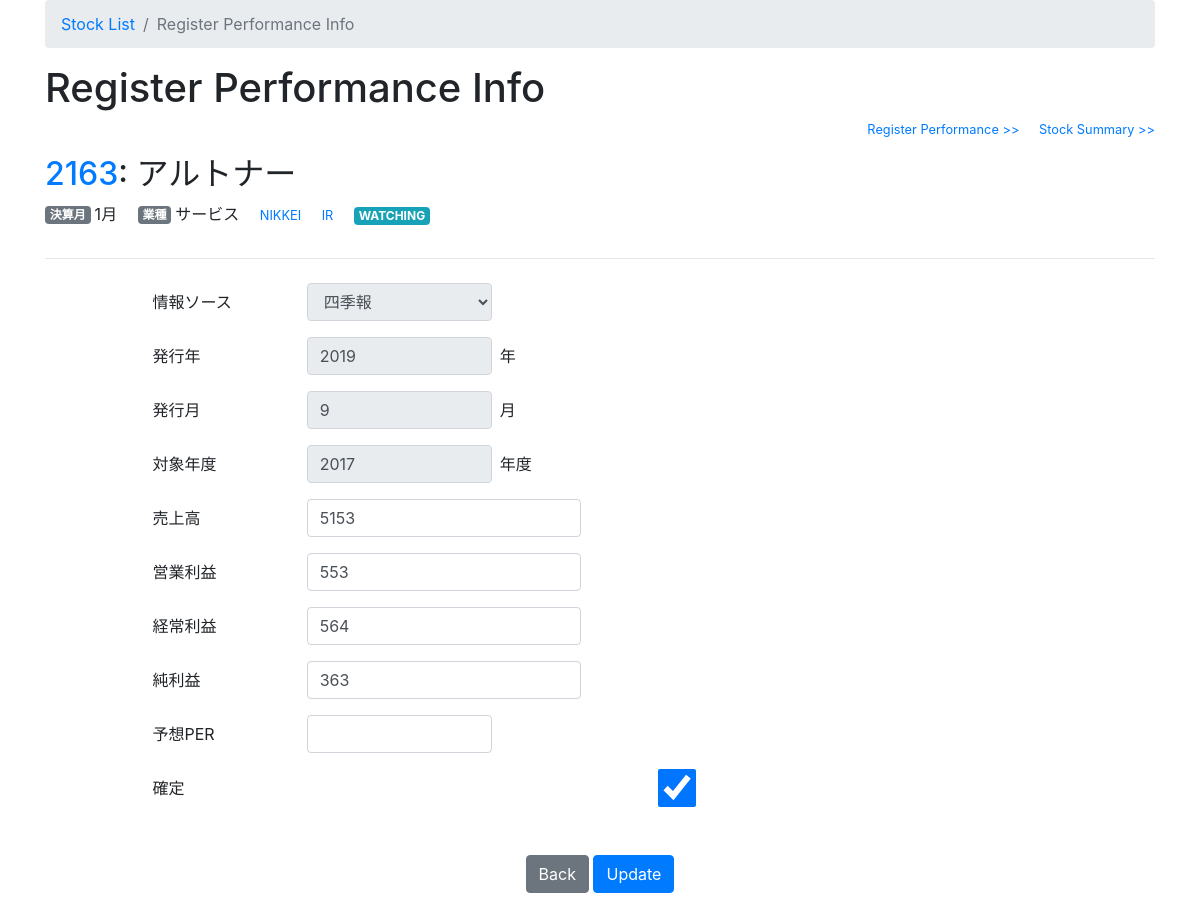
The app's page /2163/performance/1/2019/9/2017/edit/ with its own data.
### stock/models.py (models this page shows, shortened)
class Stock(models.Model):
    stock_code = models.IntegerField(primary_key=True, unique=True)
    stock_name = models.CharField(max_length=50)
    accounting_month = models.IntegerField()
    business_type = models.CharField(max_length=20)
    ir_url = models.URLField(blank=True, null=True)
    watch_flag = models.IntegerField(default=0)
    notes = models.TextField(blank=True, null=True)
    created_date = models.DateTimeField(default=timezone.now)
    updated_date = models.DateTimeField(blank=True, null=True)

class Performance(models.Model):
    class Meta:
        unique_together = ('stock_code', 'source', 'pub_year', 'pub_month', 'target_period')
    stock_code = models.ForeignKey(Stock, on_delete=models.CASCADE)
    source = models.IntegerField()
    pub_year = models.IntegerField()
    pub_month = models.IntegerField()
    target_period = models.IntegerField()
    is_established = models.BooleanField()
    sales_amount = models.IntegerField()
    operating_income = models.IntegerField()
    ordinary_income = models.IntegerField()
    net_income = models.IntegerField()
    sales_amount_yoy = models.IntegerField(default=0, null=True)
    operating_income_yoy = models.IntegerField(default=0, null=True)
    ordinary_income_yoy = models.IntegerField(default=0, null=True)
    net_income_yoy = models.IntegerField(default=0, null=True)
    per = models.FloatField(blank=True, null=True)
    notes = models.TextField(blank=True, null=True)
    created_date = models.DateTimeField(default=timezone.now)
    updated_date = models.DateTimeField(blank=True, null=True)

### stock/views.py (the view)
# urls.py: path('<int:stock_code>/performance/<int:source>/<int:pub_year>/<int:pub_month>/<int:target_period>/edit/', views.performance_edit, name='performance_edit'),
def performance_edit(request, stock_code, source, pub_year, pub_month, target_period):
    stock = Stock.objects.get(stock_code=stock_code)
    performance = get_object_or_404(Performance, stock_code=stock_code, source=source, pub_year=pub_year, pub_month=pub_month, target_period=target_period)
    if request.method == "POST":
        form = PerformanceForm(request.POST, instance=performance)
        if form.is_valid():
            performance = form.save(commit=False)
            performance.updated_date = timezone.now()
            performance.stock_code = stock
            performance.save()
            return redirect('performance_info', stock_code=stock_code, source=performance.source, pub_year=performance.pub_year, pub_month=performance.pub_month, target_period=performance.target_period)
        else:
            return render(request, 'stock/performance_edit.html', {'title': 'Register Performance Info', 'stock': stock, 'form': form, 'is_edit': True})
    else:
        form = PerformanceForm(instance=performance)
        form.fields['source'].widget.attrs['disabled'] = 'disabled'
        form.fields['pub_year'].widget.attrs['disabled'] = 'disabled'
        form.fields['pub_month'].widget.attrs['disabled'] = 'disabled'
        form.fields['target_period'].widget.attrs['disabled'] = 'disabled'
    return render(request, 'stock/performance_edit.html', {'title': 'Register Performance Info', 'stock': stock, 'form': form, 'is_edit': True})

### stock/forms.py
class PerformanceForm(forms.ModelForm):
    source = forms.fields.ChoiceField(
        choices=SOURCE_CHOICES,
        widget=forms.widgets.Select,
    )
    class Meta:
        model = Performance
        fields = ('stock_code', 'source','pub_year','pub_month','target_period','is_established','sales_amount', 'operating_income', 'ordinary_income', 'net_income', 'per', 'notes', 'updated_date')

### stock/templates/stock/performance_edit.html (shortened to what this page needs)
{% extends 'stock/base.html' %}
{% load widget_tweaks %}
{% block breadcrumb %}
          <li class="breadcrumb-item active" aria-current="page">{{title}}</li>
{% endblock %}
{% block content %}
<article>
  <section>
    <h1>{{title}}</h1>
    <div class="text-right small">
      <p class="d-inline-block"><a href="{% url 'performance_new' stock_code=stock.stock_code %}">Register Performance >></a></p>
      <p class="d-inline-block ml-3"><a href="{% url 'stock_detail' stock_code=stock.stock_code %}">Stock Summary >></a></p>
    </div>
    {% include 'stock/inc/stock_header.html' %}
  </section>
  <section class="col-md-10 mx-auto">
    <div class="mt-4">
      <form method="post">{% csrf_token %}
        <div class="form-group row">
          <label for="source" class="col-form-label justify-content-start col-sm-3 col-lg-2">情報ソース</label>
          <div class="col-sm-9 col-lg-10">
            {{ form.source|add_class:"w-25 form-control" }}
          </div>
        </div>
        <div class="form-group row">
          <label for="pub_year" class="col-form-label justify-content-start col-sm-3 col-lg-2">発行年</label>
          <div class="col-sm-9 col-lg-10 form-inline">
            {{ form.pub_year|add_class:"w-25 form-control" }}<span class="ml-2">年</span>
          </div>
        </div>
        <div class="form-group row">
          <label for="pub_month" class="col-form-label justify-content-start col-sm-3 col-lg-2">発行月</label>
          <div class="col-sm-9 col-lg-10 form-inline">
            {{ form.pub_month|add_class:"w-25 form-control" }}<span class="ml-2">月</span>
          </div>
        </div>
        <div class="form-group row">
          <label for="target_period" class="col-form-label justify-content-start col-sm-3 col-lg-2">対象年度</label>
          <div class="col-sm-9 col-lg-10 form-inline">
            {{ form.target_period|add_class:"w-25 form-control" }}<span class="ml-2">年度</span>
          </div>
        </div>
        <div class="form-group row">
          <label for="sales_amount" class="col-form-label justify-content-start col-sm-3 col-lg-2">売上高</label>
          <div class="col-sm-9 col-lg-10 form-inline">
            {{ form.sales_amount|add_class:"form-control" }}
          </div>
        </div>
        <div class="form-group row">
          <label for="operating_income" class="col-form-label justify-content-start col-sm-3 col-lg-2">営業利益</label>
          <div class="col-sm-9 col-lg-10 form-inline">
            {{ form.operating_income|add_class:"form-control" }}
          </div>
        </div>
        <div class="form-group row">
          <label for="ordinary_income" class="col-form-label justify-content-start col-sm-3 col-lg-2">経常利益</label>
          <div class="col-sm-9 col-lg-10 form-inline">
            {{ form.ordinary_income|add_class:"form-control" }}
          </div>
        </div>
        <div class="form-group row">
          <label for="net_income" class="col-form-label justify-content-start col-sm-3 col-lg-2">純利益</label>
          <div class="col-sm-9 col-lg-10 form-inline">
            {{ form.net_income|add_class:"form-control" }}
          </div>
        </div>
        <div class="form-group row">
          <label for="per" class="col-form-label justify-content-start col-sm-3 col-lg-2">予想PER</label>
          <div class="col-sm-9 col-lg-10">
            {{ form.per|add_class:"w-25 form-control" }}
          </div>
        </div>
        <div class="form-group row">
          <label for="is_established" class="col-form-label justify-content-start col-sm-3 col-lg-2">確定</label>
          <div class="col-sm-9 col-lg-10">
            {{ form.is_established|add_class:"form-control" }}
          </div>
        </div>
        <div class="clearfix my-5">
          <div class="text-center">
            {% if is_edit == True %}
            <a href="{% url 'performance_info' stock_code=stock.stock_code source=form.source.value pub_year=form.pub_year.value pub_month=form.pub_month.value target_period=form.target_period.value %}" class="btn btn-secondary">Back</a>
            {% endif %}
            <button type="submit" class="btn btn-primary">{{ is_edit|yesno:"Update,Register," }}</button>
          </div>
        </div>
      </form>
    </div>
  </section>
</article>
{% endblock %}

### stock/templates/stock/inc/stock_header.html (shortened to what this page needs)
    <div>
      <h2><a href="{% url 'stock_info' stock_code=stock.stock_code %}">{{ stock.stock_code }}</a>: {{ stock.stock_name }} </h2>
      <div>
        <p class="d-inline-block"><span class="badge badge-secondary mr-1 align-text-bottom">決算月</span>{{stock.accounting_month}}月</p>
        <p class="d-inline-block ml-3"><span class="badge badge-secondary mr-1 align-text-bottom">業種</span>{{stock.business_type}}</p>
        <p class="d-inline-block ml-3 small"><a href="https://www.nikkei.com/nkd/company/?scode={{stock.stock_code}}" target="_blank">NIKKEI</a></p>
        <p class="d-inline-block ml-3 small">
          {% if not stock.ir_url is None %}<a href="{{stock.ir_url|default:''}}" target="_blank">IR</a>{% endif %}</p>
        <p class="d-inline-block ml-3">
          {% if stock.watch_flag == 1 %}<span class="badge badge-info">WATCHING</span>
          {% elif stock.watch_flag == 2 %}<span class="badge badge-warning">CONSIDERING</span>
          {% endif %}</p>
      </div>
    </div>
    <hr>

### records on screen
Stock: stock_code "2163", stock_name "アルトナー", accounting_month "1", business_type "サービス"
Performance: source "四季報", pub_year "2019", pub_month "9", target_period "2017", sales_amount "5153", operating_income "553", ordinary_income "564", net_income "363", is_established "☑"

### other values on screen
{{ title }} "Register Performance Info"
{{ is_edit|yesno:"Update,Register," }} "Update"
